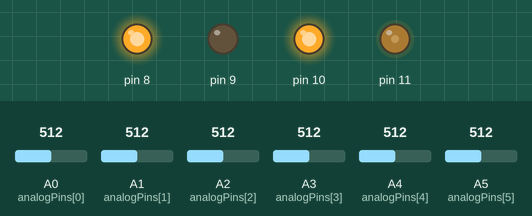
Simulated run of this sketch. Board: Arduino Uno, built with avr-gcc and run on an emulated ATmega328P. Parts: output pins drawn as LEDs (lit = HIGH). Inputs (shaded band) come from the test bench; at power-on: A5 (analogPins[5]) = 512, A4 (analogPins[4]) = 512, A0 (analogPins[0]) = 512, A1 (analogPins[1]) = 512, A2 (analogPins[2]) = 512, A3 (analogPins[3]) = 512. Random numbers use the default seed unless the sketch sets one; what the sketch prints to the serial monitor is not drawn.

Above: at 8.28 s.
8.3 s: A5 (analogPins[5]) set to 306
At 8.83 s:
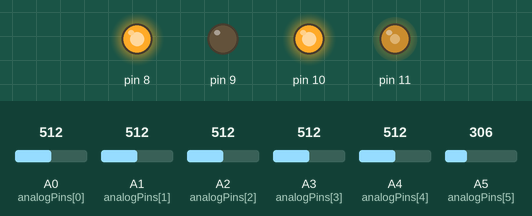
11.8 s: A4 (analogPins[4]) set to 108
At 11.88 s:
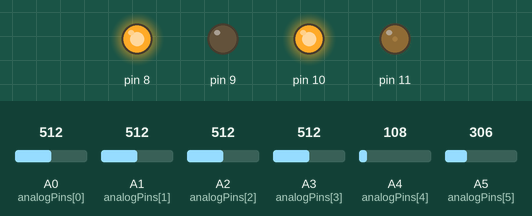
17.6 s: A4 (analogPins[4]) set to 92
At 20.9 s:
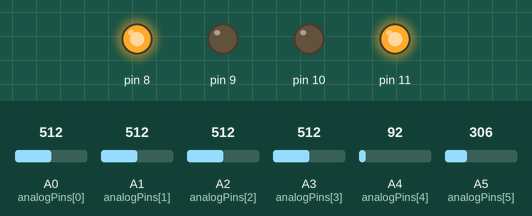
21.1 s: A0 (analogPins[0]) set to 111
35.1 s: A0 (analogPins[0]) set to 94
49.1 s: A1 (analogPins[1]) set to 37
Timing chart, 0 to 52.1 s (numbered marks = the images above; inputs shaded):
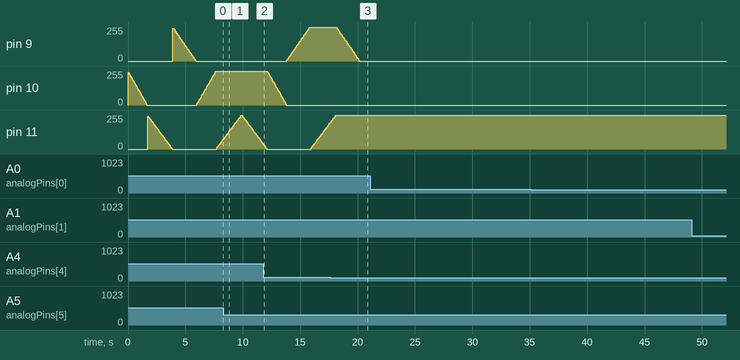

Measured:
- the behaviour switches between 100 and 99 on A4 (analogPins[4]) (found by bisection; images 2 and 3)

The sketch:

RGBLED_strip_controler0.2.ino
```cpp
/*
   Changelog 0.2
   pins[], pinFV[], pinV[], pinDelay[] moved
   to pins[][];
   changed readAnalogDecode() to rAD();
   altered the rainbow (mode 0) if(){} statement;
*/
int analogPins[6] = {A0, A1, A2, A3, A4, A5};
int pins[4][4];
int mode = 0;
void setup() {
  pins[0][0] = 8;
  pins[0][1] = 10;
  pins[0][2] = 11;
  pins[0][3] = 9;
  int x = 6;
  do {
    pinMode(analogPins[x], INPUT);
    x--;
  } while (x > 0);
  x = 4;
  do {
    pinMode(pins[0][x], INPUT);
    x--;
  } while (x > 0);
  x = 4;
  do {
    pins[1][x] = random(5, 10);
    x--;
  } while (x > 0);
  x = 4;
  do {
    pins[2][x] = random(50, 75);
    x--;
  } while (x > 0);
  x = 4;
  do {
    pins[3][x] = 255;
    x--;
  } while (x > 0);
  pinMode(8, OUTPUT);
  analogWrite(8, 255);
  Serial.begin(19200);
}
void rAD() {
  //analogAverage(pin);
  //elseIf statements to set what mode to use
  //catch anything out of bounds for mode select
  if (analogRead(A5) > 800 || analogRead(A5) < 0) {
    mode = 0;
  }
  if (analogRead(A5) > 4 && analogRead(A5) < 8) {
    mode = 0;
  }
  if (analogRead(A5) > 8 && analogRead(A5) < 15) {
    mode = 1;
  }
  if (analogRead(A5) > 15 && analogRead(A5) < 20) {
    mode = 2;
  }
  if (analogRead(A5) > 20 && analogRead(A5) < 26) {
    mode = 3;
  }
  if (analogRead(A5) > 26 && analogRead(A5) < 47) {
    mode = 4;
  }
  if (analogRead(A5) > 47 && analogRead(A5) < 185) {
    mode = 5;
  }
  if (analogRead(A5) > 185 && analogRead(A5) < 345) {
    mode = 6;
  }
}

void pinFader(int pin, int value) {

  if (pins[3][pin] < value) {
    do {
      pins[3][pin] = pins[3][pin] + pins[1][pin];
      if (pins[3][pin] > 255) {
        pins[3][pin] = 255;
      }
      Serial.println(analogRead(A5));
      Serial.println(" ");
      Serial.println(analogRead(A4));
      analogWrite(pins[0][pin], pins[3][pin]);
      delay(pins[2][pin]);
    } while (pins[3][pin] < value);
  }
  if (pins[3][pin] > value) {
    do {
      pins[3][pin] = pins[3][pin] - pins[1][pin];
      if (pins[3][pin] < 0 ) {
        pins[3][pin] = 0;
      }
      analogWrite(pins[0][pin], pins[3][pin]);
      delay(pins[2][pin]);
    } while (pins[3][pin] > value);
  }
}
void loop() {
  Serial.println(" " );
  Serial.print(analogRead(A0));
  Serial.print(" " );
  Serial.print(analogRead(A1));
  Serial.print(" " );
  Serial.print(analogRead(A2));
  Serial.print(" " );
  Serial.print(analogRead(A3));
  Serial.print(" " );
  Serial.print(analogRead(A4));
  Serial.print(" " );
  Serial.print(analogRead(A5));
  Serial.print(" " );
  Serial.print(mode);
  rAD();

  if (mode == 0) {
    pinFader(1, 0); //Red
    pinFader(2, 0); //green
    pinFader(3, 255);  //blue
    pinFader(3, 0);  //blue
    pinFader(1, 255); //red
    pinFader(2, 255); //green
    pinFader(2, 0); //green
    pinFader(1, 0); //red
    pinFader(3, 255);  //blue
    pinFader(2, 255); //red
    pinFader(3, 0);  //blue

    rAD();
  }
  if (mode == 1) {
    analogWrite(11, 0);
    delay(250);
    analogWrite(10, 0);
    delay(250);
    analogWrite(11, 255);
    delay(250);
    analogWrite(9, 0);
    delay(250);
    analogWrite(10, 255);
    delay(250);
    analogWrite(11, 0);
    delay(250);
    analogWrite(9, 255);
    rAD();
  }
}
```
